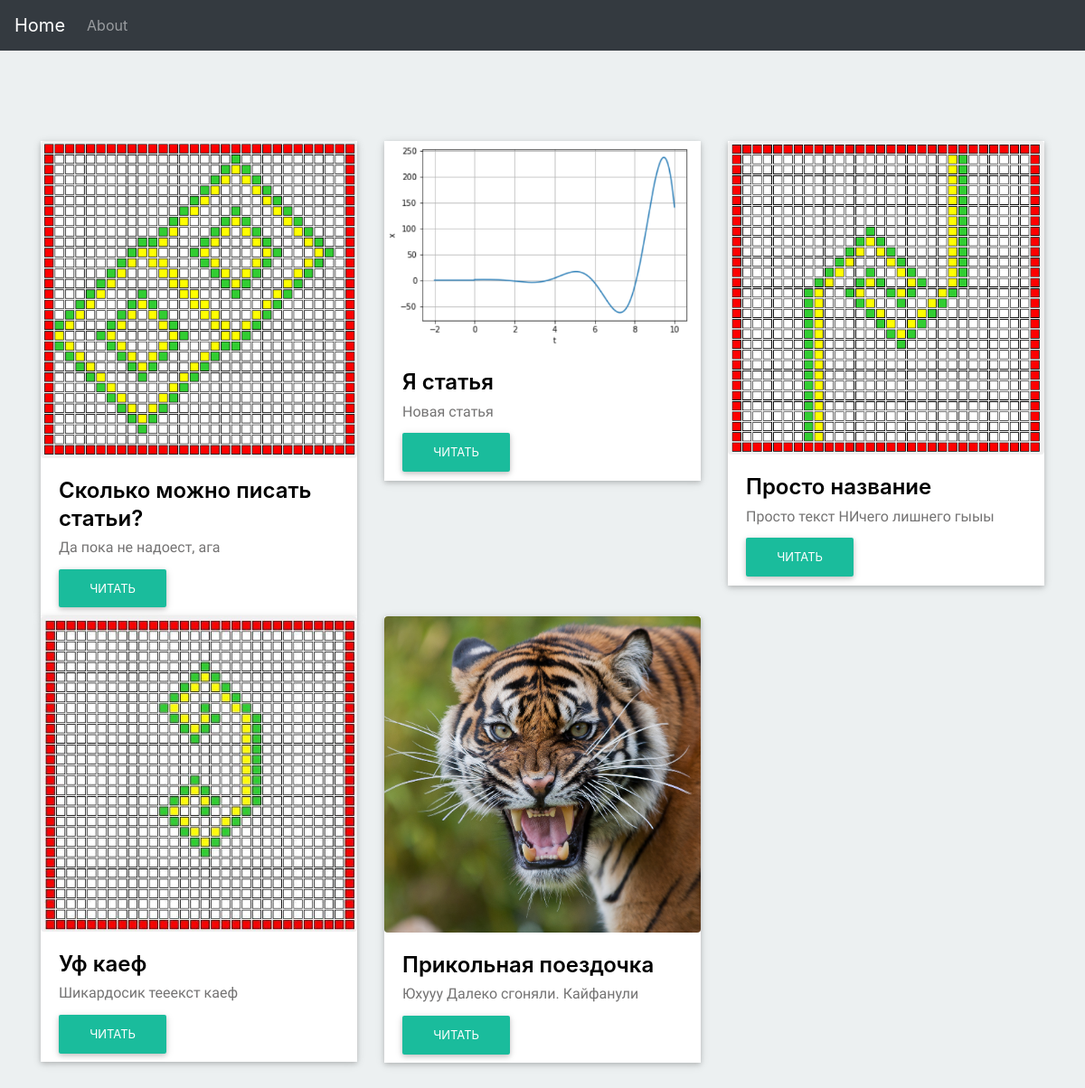
The page /about/ on the database its author committed.
### pages/models.py (models this page shows, shortened)
class Article(models.Model):
    title = models.CharField(max_length=256)
    text = models.TextField()
    date_pub = models.DateTimeField()
    class Meta:
        verbose_name = 'Статья'
        verbose_name_plural = 'Статьи'

class ImageGallery(models.Model):
    name = models.CharField(max_length=256)
    image = models.ImageField(upload_to='images/')
    gallery = models.ForeignKey('Article', on_delete=models.CASCADE)
    class Meta:
        verbose_name = 'Фотография'
        verbose_name_plural = 'Фотографии'

### pages/views.py (the view)
# urls.py: path('about/', index, name='about'),
def index(request):
    latest_articles_list = Article.objects.order_by('-date_pub')
    return render(request, 'about.html', {'latest_articles_list': latest_articles_list})

### templates/about.html (shortened to what this page needs)
{% extends 'base.html' %}
{% block content %}
<section class="details-card">
    <div class="container">
        <div class="row">
            {% if latest_articles_list %}
                {% for article in latest_articles_list %}
            <div class="col-md-4">
                <div class="card-content">
                    <div class="card-img">
                        <img src="{{ article.imagegallery_set.first.image.url }}" class="rounded" >
                    </div>
                    <div class="card-desc">
                        <h3>{{article.title}}</h3>
                        <p>{{article.text}}</p>
                        <a href="{% url 'detail' article.id %}" class="btn-card">Читать</a>
                    </div>
                </div>
            </div>
            {% endfor %}
                {% else %}
                    <h1>About page</h1>
                {% endif %}
        </div>
    </div>
    </section>
{% endblock content %}

### static/css/blog.css (style rules this page uses)
section { padding: 100px 0; }
.details-card { background: #ecf0f1; }
.card-content { background: #ffffff; border: 4px; box-shadow: 0 2px 5px 0 rgba(0,0,0,.16), 0 2px 10px 0 rgba(0,0,0,.12); }
.card-img { position: relative; overflow: hidden; border-radius: 0; z-index: 1; }
.card-img img { width: 100%; height: auto; display: block; }
.card-desc { padding: 1.25rem; }
.card-desc h3 { color: #000000; font-weight: 600; font-size: 1.5em; line-height: 1.3em; margin-top: 0; margin-bottom: 5px; padding: 0; }
.card-desc p { color: #747373; font-size: 14px; font-weight: 400; font-size: 1em; line-height: 1.5; margin: 0px; margin-bottom: 20px; padding: 0; font-family: 'Raleway', sans-serif; }
.btn-card { background-color: #1ABC9C; color: #fff; box-shadow: 0 2px 5px 0 rgba(0,0,0,.16), 0 2px 10px 0 rgba(0,0,0,.12); padding: .84rem 2.14rem; font-size: .81rem; -webkit-transition: color .15s ease-in-out,background-color .15s ease-in-out,border-color .15s ease-in-out,-webkit-box-shadow .15s ease-in-out; transition: color .15s ease-in-out,background-color .15s ease-in-out,border-color .15s ease-in-out,-webkit-box-shadow .15s ease-in-out; -o-transition: color .15s ease-in-out,background-color .15s ease-in-out,border-color .15s ease-in-out,box-shadow .15s ease-in-out; transition: color .15s ease-in-out,background-color .15s ease-in-out,border-color .15s ease-in-out,box-shadow .15s ease-in-out; transition: color .15s ease-in-out,background-color .15s ease-in-out,border-color .15s ease-in-out,box-shadow .15s ease-in-out,-webkit-box-shadow .15s ease-in-out; margin: 0; border: 0; -webkit-border-radius: .125rem; border-radius: .125rem; cursor: pointer; text-transform: uppercase; white-space: normal; word-wrap: break-word; color: #fff; }
a.btn-card { text-decoration: none; color: #fff; }
body { background-color:#f0f1f3 }
img { max-width:100%;height:auto }

### rows shown on the page
Article: imagegallery_set.first.image (picture), title "Сколько можно писать статьи?", text "Да пока не надоест, ага"
Article: imagegallery_set.first.image (picture), title "Я статья", text "Новая статья"
Article: imagegallery_set.first.image (picture), title "Просто название", text "Просто текст НИчего лишнего гыыы"
Article: imagegallery_set.first.image (picture), title "Уф каеф", text "Шикардосик тееекст каеф"
Article: imagegallery_set.first.image (picture), title "Прикольная поездочка", text "Юхууу Далеко сгоняли. Кайфанули"
